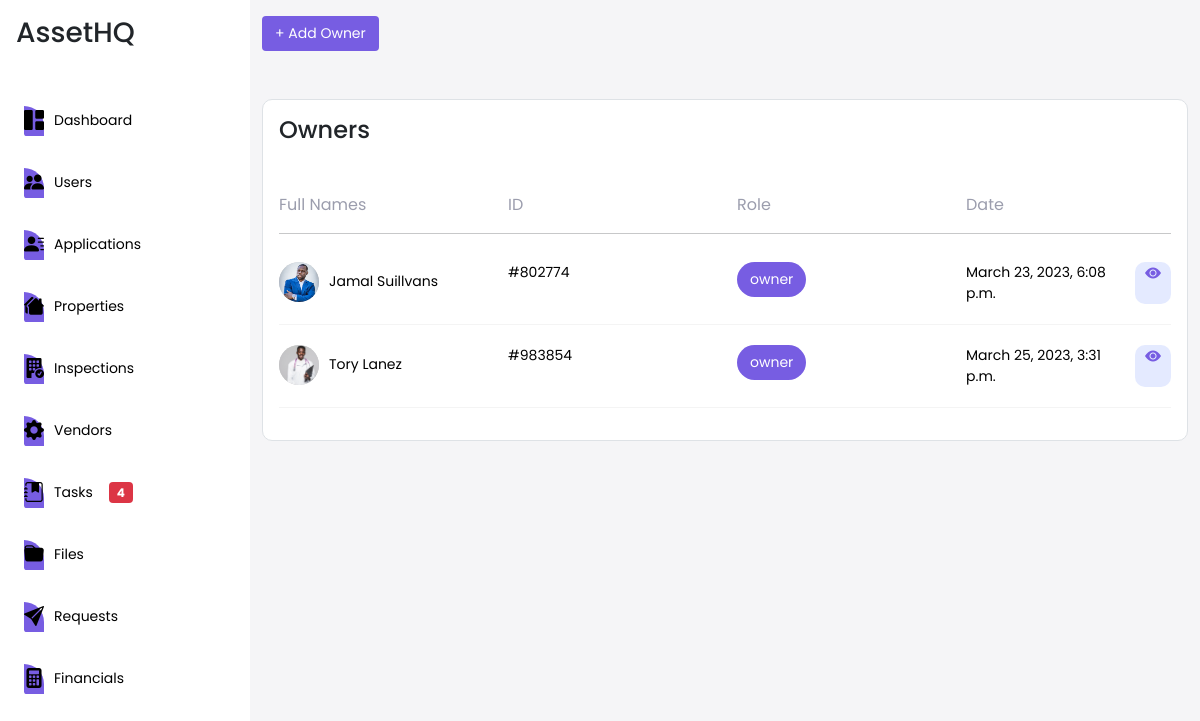
Before: /owners/owners with the older database file.
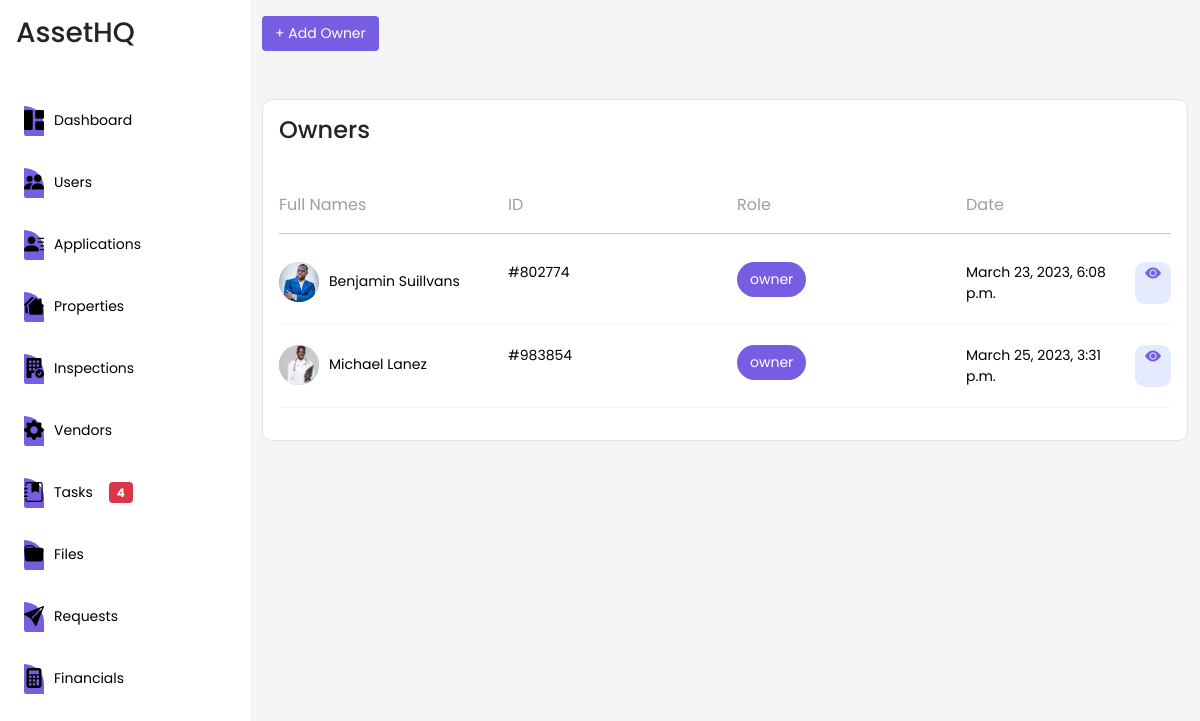
After: the same page with the newer database file.
### owners/models.py (models this page shows, shortened)
class OwnerModel(models.Model):
    user = models.ForeignKey(UserModel,null=True, on_delete=models.CASCADE,blank=True,default=None , related_name='user_owner')
    owner_id = models.CharField(max_length=200,null=True,blank=True)
    first_name = models.CharField(max_length=200,null=True,blank=True)
    last_name = models.CharField(max_length=200,null=True,blank=True)
    email = models.CharField(max_length=200,null=True,blank=True)
    phone = models.CharField(max_length=200,null=True,blank=True)
    street = models.CharField(max_length=200,null=True,blank=True)
    town = models.CharField(max_length=200,null=True,blank=True)
    city = models.CharField(max_length=200,null=True,blank=True)
    postal_code = models.CharField(max_length=200,null=True,blank=True)
    province = models.CharField(max_length=200,null=True,blank=True)
    role = models.CharField(max_length=200,null=True,blank=True,default='owner')
    active = models.CharField(max_length=200,null=True,blank=True,default='active')
    profile_pic = models.ImageField(null=True, blank=True,upload_to='static/images')
    management = models.ManyToManyField(ManagerModel,blank=True,default=None , related_name='management')
    date_created = models.DateTimeField(auto_now_add=True, null=True)

### owners/views.py (the view)
# urls.py: path('owners',views.OwnersList, name='owners'),
def OwnersList(request):
    owners = OwnerModel.objects.all()
    context = {
        "owners" : owners
    }
    return render(request,'owners/list_owners.html',context)

### owners/templates/owners/list_owners.html (shortened to what this page needs)
{% extends 'client/base.html' %}
{% load static %}
{% block content %}
<div class="d-flex justify-content-between">
  <a href="{% url 'create-owner' %}">
    <button class="btn btn-style">+ Add Owner</button>
  </a>
</div>
<div class="main-container border p-3 mt-5">
  <h4>Owners</h4>
  <div class="row mt-5 heading-color">
    <div class="col">Full Names</div>
    <div class="col d-none d-lg-block">ID</div>
    <div class="col d-none d-lg-block">Role</div>
    <div class="col d-none d-lg-block">Date</div>
  </div>
  <hr class="mb-4" />
  {% for data in owners %}
  <a href="{% url 'owners-details' data.id %}">
    <div class="row list-card py-1">
      <div class="col">
        <div class="d-flex">
          {% if data.profile_pic %}
          <img src="{{data.profile_pic.url}}" alt="" class="avatar" />
          {% else %}
          <div class="avatar"></div>
          {% endif %}
          <p class="d-flex align-items-center">
            {{data.first_name}} {{data.last_name}}
          </p>
        </div>
      </div>
      <div class="col d-none d-lg-block d-flex align-items-center">
        <p class="">#{{data.owner_id}}</p>
      </div>
      <div class="col d-none d-lg-block d-flex align-items-center">
        <button class="btn btn-style rounded-pill">
          <p class="text-white">{{data.role}}</p>
        </button>
      </div>
      <div class="col d-flex align-items-center">
        <div class="d-flex">
          <p>{{data.date_created}}</p>
          <i class="bi bi-eye-fill view-icon"></i>
        </div>
      </div>
    </div>
  </a>
  <hr class="line-deco" />
  {% endfor %}
</div>
<div class="bottom-space"></div>
{% endblock %}

Changed rows visible on the page:
changed OwnerModel "Suillvans": first_name "Jamal" → "Benjamin"
changed OwnerModel "Lanez": first_name "Tory" → "Michael"
